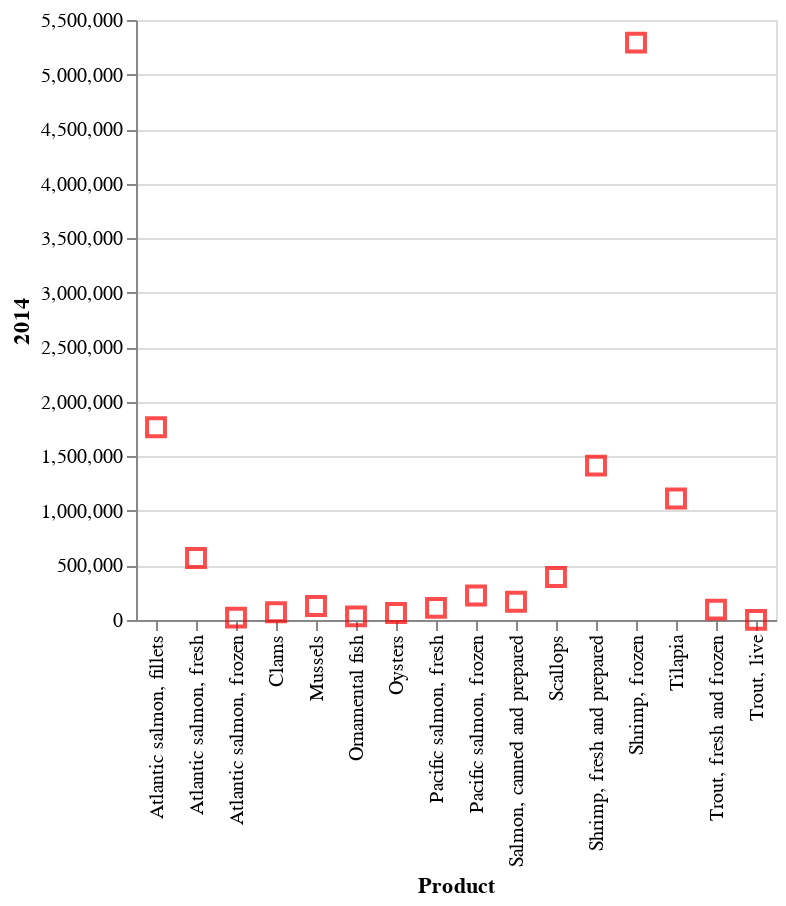

The notebook cell this image was saved under:
### Markdown cell above
Note we have also introduced something new - we added an option to the mark function of our plot that marked on the circles for our data - size=80, this is an option to choose the size of the mark (circles in this case) used.  
Let's suppose we didn't like circles - we can change to a different type of 'point' marker, and show some more options while we are at it:

### Code cell
# This code generates a scatter plot with square markers using the fish DataFrame. The mark_point() function
# is used with additional parameters to set the shape to 'square' and the color to 'red'. The size of the
# markers is set to 80. The plot maps 'Product' to the x-axis and '2014' to the y-axis.
alt.Chart(fish).mark_point(size=80, shape='square', color='red').encode(
    x='Product',
    y='2014',
)

### Figure 1 — Vega-Lite specification as saved in the notebook (floating-point values rounded to 4 significant figures)
{"config": {"view": {"continuousWidth": 300, "continuousHeight": 300}}, "data": {"name": "data-f541a6179af65bc43b7b60bcdd80dcb9"}, "mark": {"type": "point", "color": "red", "shape": "square", "size": 80}, "encoding": {"x": {"field": "Product", "type": "nominal"}, "y": {"field": "2014", "type": "quantitative"}}, "$schema": "https://vega.github.io/schema/vega-lite/v5.8.0.json", "datasets": {"data-f541a6179af65bc43b7b60bcdd80dcb9": [{"Product": "Trout, fresh and frozen", "2014": 95010.0, "2015": 104800.0, "2016": 121000.0, "2017": 135200.0, "2018": 164700.0}, {"Product": "Atlantic salmon, fresh", "2014": 568900.0, "2015": 658800.0, "2016": 842600.0, "2017": 948900.0, "2018": 1036000.0}, {"Product": "Pacific salmon, fresh ", "2014": 111500.0, "2015": 69980.0, "2016": 80010.0, "2017": 70730.0, "2018": 90320.0}, {"Product": "Atlantic salmon, frozen", "2014": 21460.0, "2015": 16360.0, "2016": 24230.0, "2017": 22490.0, "2018": 20200.0}, {"Product": "Pacific salmon, frozen ", "2014": 224300.0, "2015": 239000.0, "2016": 246200.0, "2017": 302300.0, "2018": 360700.0}, {"Product": "Atlantic salmon, fillets", "2014": 1767000.0, "2015": 1503000.0, "2016": 1795000.0, "2017": 2160000.0, "2018": 2369000.0}, {"Product": "Salmon, canned and prepared ", "2014": 167800.0, "2015": 175400.0, "2016": 166500.0, "2017": 195400.0, "2018": 198000.0}, {"Product": "Tilapia ", "2014": 1114000.0, "2015": 980700.0, "2016": 754800.0, "2017": 674500.0, "2018": 686900.0}, {"Product": "Shrimp, frozen", "2014": 5293000.0, "2015": 4151000.0, "2016": 4458000.0, "2017": 5064000.0, "2018": 4728000.0}, {"Product": "Shrimp, fresh and prepared ", "2014": 1415000.0, "2015": 1284000.0, "2016": 1246000.0, "2017": 1480000.0, "2018": 1509000.0}, {"Product": "Oysters ", "2014": 64190.0, "2015": 72020.0, "2016": 74460.0, "2017": 77820.0, "2018": 87710.0}, {"Product": "Mussels ", "2014": 128400.0, "2015": 114300.0, "2016": 119900.0, "2017": 121800.0, "2018": 102700.0}, {"Product": "Clams ", "2014": 71340.0, "2015": 71410.0, "2016": 73060.0, "2017": 72420.0, "2018": 79220.0}, {"Product": "Scallops ", "2014": 394400.0, "2015": 350200.0, "2016": 328500.0, "2017": 264500.0, "2018": 243600.0}, {"Product": "Trout, live", "2014": 800.3, "2015": 1054.0, "2016": 1082.0, "2017": 1152.0, "2018": 1635.0}, {"Product": "Ornamental fish", "2014": 33730.0, "2015": 33780.0, "2016": 38790.0, "2017": 40050.0, "2018": 45250.0}]}}
